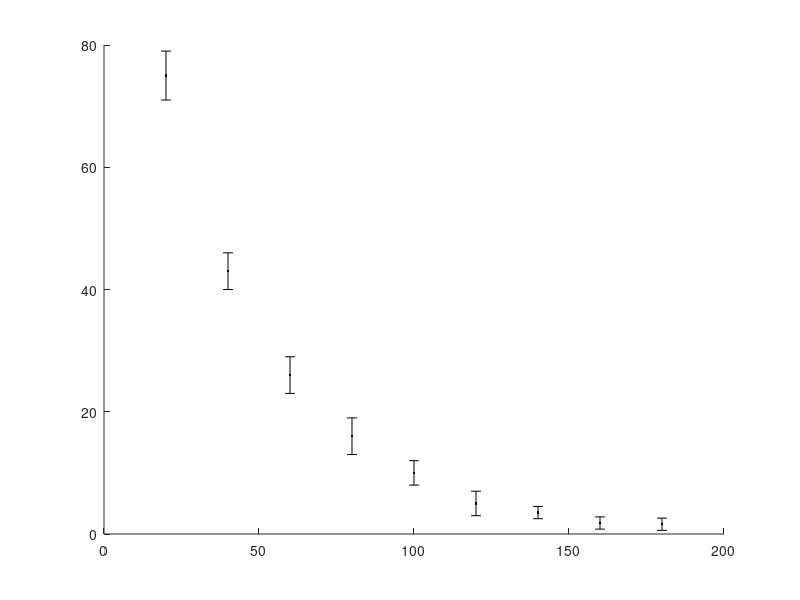

This chart was generated by the following MATLAB code: (Note: this script raises an error after producing the figure.)
clc; clear; close all;

x = 20 : 20 : 180;
y = [75 43 26 16 10 5 3.5 1.8 1.6];
err = [4 3 3 3 2 2 1 1 1];

figure;
errorbar(x, y, err,'k.', 'MarkerSize', 20);
title('linear plot of a reactant versus time', 'FontSize', 12);
xlabel('time t/s');
ylabel('concentation c/mmolL^-^1');
axis([0 200 0 80]);

figure;
ax = errorbar(x, y, err,'.', 'MarkerSize', 20);
title('logarithmic plot of a reactant versus time', 'FontSize', 12);
xlabel('time t/s');
ylabel('concentation c/mmolL^-^1');
axis([0 200 00.1 100]);
set(gca, 'YScale', 'log');

